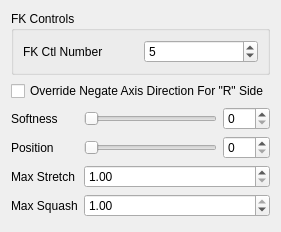
<?xml version="1.0" encoding="UTF-8"?>
<ui version="4.0">
 <class>Form</class>
 <widget class="QWidget" name="Form">
  <property name="geometry">
   <rect>
    <x>0</x>
    <y>0</y>
    <width>272</width>
    <height>232</height>
   </rect>
  </property>
  <property name="windowTitle">
   <string>Form</string>
  </property>
  <layout class="QVBoxLayout" name="verticalLayout">
   <item>
    <widget class="QGroupBox" name="groupBox_3">
     <property name="title">
      <string>FK Controls</string>
     </property>
     <layout class="QGridLayout" name="gridLayout_4">
      <item row="0" column="0">
       <layout class="QHBoxLayout" name="horizontalLayout_2">
        <item>
         <widget class="QLabel" name="fkNb_label">
          <property name="text">
           <string>FK Ctl Number</string>
          </property>
         </widget>
        </item>
        <item>
         <widget class="QSpinBox" name="fkNb_spinBox">
          <property name="minimum">
           <number>1</number>
          </property>
          <property name="maximum">
           <number>999</number>
          </property>
          <property name="value">
           <number>5</number>
          </property>
         </widget>
        </item>
       </layout>
      </item>
     </layout>
    </widget>
   </item>
   <item>
    <widget class="QCheckBox" name="overrideNegate_checkBox">
     <property name="text">
      <string notr="true">Override Negate Axis Direction For &quot;R&quot; Side</string>
     </property>
    </widget>
   </item>
   <item>
    <layout class="QFormLayout" name="formLayout">
     <property name="fieldGrowthPolicy">
      <enum>QFormLayout::AllNonFixedFieldsGrow</enum>
     </property>
     <item row="0" column="0">
      <widget class="QLabel" name="softness_label">
       <property name="text">
        <string>Softness</string>
       </property>
      </widget>
     </item>
     <item row="0" column="1">
      <layout class="QHBoxLayout" name="horizontalLayout_3">
       <item>
        <widget class="QSlider" name="softness_slider">
         <property name="minimumSize">
          <size>
           <width>0</width>
           <height>15</height>
          </size>
         </property>
         <property name="maximum">
          <number>100</number>
         </property>
         <property name="orientation">
          <enum>Qt::Horizontal</enum>
         </property>
        </widget>
       </item>
       <item>
        <widget class="QSpinBox" name="softness_spinBox">
         <property name="maximum">
          <number>100</number>
         </property>
        </widget>
       </item>
      </layout>
     </item>
     <item row="1" column="0">
      <widget class="QLabel" name="softness_label_2">
       <property name="text">
        <string>Position</string>
       </property>
      </widget>
     </item>
     <item row="1" column="1">
      <layout class="QHBoxLayout" name="horizontalLayout_4">
       <item>
        <widget class="QSlider" name="position_slider">
         <property name="minimumSize">
          <size>
           <width>0</width>
           <height>15</height>
          </size>
         </property>
         <property name="maximum">
          <number>100</number>
         </property>
         <property name="orientation">
          <enum>Qt::Horizontal</enum>
         </property>
        </widget>
       </item>
       <item>
        <widget class="QSpinBox" name="position_spinBox">
         <property name="maximum">
          <number>100</number>
         </property>
        </widget>
       </item>
      </layout>
     </item>
     <item row="2" column="0">
      <widget class="QLabel" name="maxStretch_label">
       <property name="sizePolicy">
        <sizepolicy hsizetype="MinimumExpanding" vsizetype="MinimumExpanding">
         <horstretch>0</horstretch>
         <verstretch>0</verstretch>
        </sizepolicy>
       </property>
       <property name="text">
        <string>Max Stretch</string>
       </property>
      </widget>
     </item>
     <item row="2" column="1">
      <widget class="QDoubleSpinBox" name="maxStretch_spinBox">
       <property name="sizePolicy">
        <sizepolicy hsizetype="MinimumExpanding" vsizetype="Fixed">
         <horstretch>0</horstretch>
         <verstretch>0</verstretch>
        </sizepolicy>
       </property>
       <property name="minimum">
        <double>1.000000000000000</double>
       </property>
       <property name="singleStep">
        <double>0.100000000000000</double>
       </property>
       <property name="value">
        <double>1.000000000000000</double>
       </property>
      </widget>
     </item>
     <item row="3" column="0">
      <widget class="QLabel" name="maxSquash_label">
       <property name="sizePolicy">
        <sizepolicy hsizetype="MinimumExpanding" vsizetype="MinimumExpanding">
         <horstretch>0</horstretch>
         <verstretch>0</verstretch>
        </sizepolicy>
       </property>
       <property name="text">
        <string>Max Squash</string>
       </property>
      </widget>
     </item>
     <item row="3" column="1">
      <widget class="QDoubleSpinBox" name="maxSquash_spinBox">
       <property name="sizePolicy">
        <sizepolicy hsizetype="MinimumExpanding" vsizetype="Fixed">
         <horstretch>0</horstretch>
         <verstretch>0</verstretch>
        </sizepolicy>
       </property>
       <property name="minimum">
        <double>0.100000000000000</double>
       </property>
       <property name="maximum">
        <double>1.000000000000000</double>
       </property>
       <property name="singleStep">
        <double>0.100000000000000</double>
       </property>
       <property name="value">
        <double>1.000000000000000</double>
       </property>
      </widget>
     </item>
    </layout>
   </item>
  </layout>
 </widget>
 <resources/>
 <connections/>
</ui>
